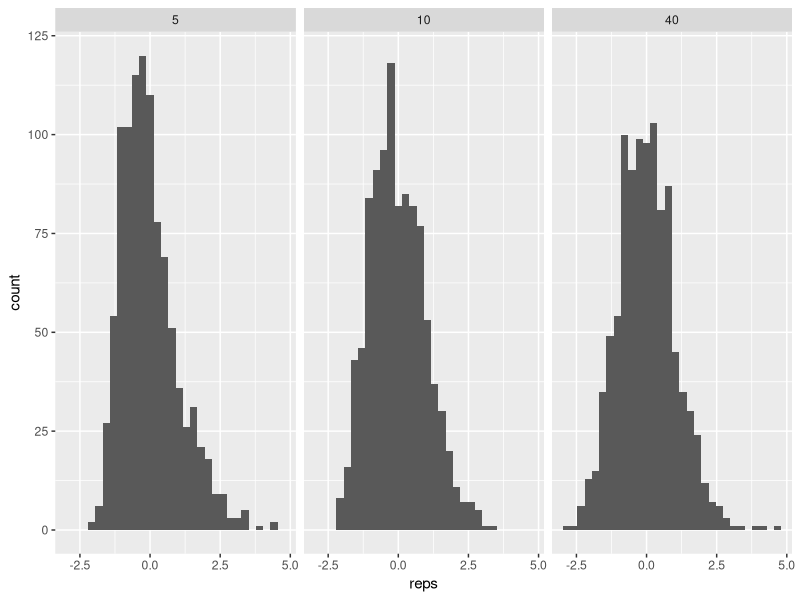

This figure's R source:
## ---- chunk 1
require(ggplot2)
Nrep <- 1000
nvals <- c(5, 10, 40)
lambda <- 1 / 5
# True rate parameter in the exponential.
truemean <- 1 / lambda
# Mean of exp is 1/rate
truevar <- 1 / lambda**2
# var of exp is 1/rate^2.
# We will store our results in a data frame with columns
# reps : Each entry is a centered, scaled sample mean.
# n : the sample size (= 20, 50, 100)
nvec <- rep(nvals, each = Nrep)
reps <- rep(NA, Nrep * length(nvals))
results <- data.frame("n" = as.factor(nvec), "reps" = reps)
# Now let's run our experiment
for (n in nvals) {
  centered_scaled <- rep(NA, Nrep)
  for (i in 1:Nrep) {
    # Repeat expt Nrep times for this n value.
    sample <- rexp(n = n, rate = lambda)
    centered_scaled[i] <- (mean(sample) - truemean) / sqrt(truevar / n)
  }
  results[results$n == n, ]$reps <- centered_scaled
}
# Now let's plot, with one histogram for each of those n values.
pp <- ggplot(results, aes(x = reps))
pp <- pp + geom_histogram(aes())
pp <- pp + facet_wrap(~n)
pp
## ---- chunk 2
ptrue <- 0.8
# 80% of widgets are functional.
n <- 200
# We'll examine 200 widgets.
data <- rbinom(1, size = n, p = ptrue)
## ---- chunk 3
compute_phat <- function(sample) {
  # TODO: code goes here.

  # You'll call this like compute_phat( data ), where data is
  # like the variable data in the code block above.
  # Your function should return a single number, ideally between 0 and 1,
  # since it is supposed to be an estimate of probability p.
}
## ---- chunk 4
resample_and_estimate <- function(phat, nsamp) {
  # TODO: write code that

  # 1) Samples from a Binomial with success probabikity phat and size nsamp (phat will be our estimate based on data, nsamp is the size parameter, which we know)

  # 2) Compute an estimate of p from that new sample (i.e, by taking the sample mean.)

  # 3) Return that estimate. Something like 'return sample_mean'
}
## ---- chunk 5
Nrep <- 100
# Feel free to increase this once you are confident your code works!
replicates <- rep(NA, Nrep)
# Store replicates here.
# Just repeating this code from above to remind us of the true params.
ptrue <- 0.8
# 80% of widgets are functional.
n <- 200
# We'll examine 200 widgets.
data <- rbinom(1, size = n, p = ptrue)
# TODO: add a line of code here to get an estimate for ptrue (e.g, using a function you defined above)
for (i in 1:Nrep) {
  replicates[i] <- NA # TODO: fix this to store a single replicate!
}
## ---- chunk 6
# TODO: use the quantile() function to get a CI from the variable `replicates`.
## ---- chunk 7
# Number of experiments, which we call "trials" below and in lecture
Nexpt <- 100
# Increase this once you are sure your code works.
ptrue_in_CI <- rep(NA, Nexpt)
for (i in 1:Nexpt) {
  # TODO: Call a function here that computes a CI, like run_trial from lecture

  ptrue_in_CI[i] <- NA # TODO: update this to be a Boolean that says whether or not ptrue was in the CI on this trial.
}
sum(ptrue_in_CI) / Nexpt
# Compute how many of the trials managed to "catch" ptrue.
## ---- chunk 8
xbar <- data / n
# Reminder: data is just a single number, here.
varhat <- data * (n - data)
## ---- chunk 9

# TODO: code goes here.
